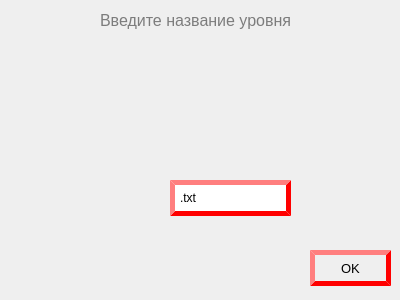
<?xml version="1.0" encoding="UTF-8"?>
<ui version="4.0">
 <class>Dialog</class>
 <widget class="QDialog" name="Dialog">
  <property name="geometry">
   <rect>
    <x>0</x>
    <y>0</y>
    <width>400</width>
    <height>300</height>
   </rect>
  </property>
  <property name="windowTitle">
   <string>Dialog</string>
  </property>
  <widget class="QLabel" name="label">
   <property name="geometry">
    <rect>
     <x>-70</x>
     <y>0</y>
     <width>581</width>
     <height>311</height>
    </rect>
   </property>
   <property name="text">
    <string/>
   </property>
   <property name="pixmap">
    <pixmap>fortext.png</pixmap>
   </property>
   <property name="scaledContents">
    <bool>true</bool>
   </property>
  </widget>
  <widget class="QLineEdit" name="lineEdit">
   <property name="geometry">
    <rect>
     <x>170</x>
     <y>180</y>
     <width>121</width>
     <height>41</height>
    </rect>
   </property>
   <property name="mouseTracking">
    <bool>true</bool>
   </property>
   <property name="toolTipDuration">
    <number>-1</number>
   </property>
   <property name="layoutDirection">
    <enum>Qt::LeftToRight</enum>
   </property>
   <property name="styleSheet">
    <string notr="true">border: 5px outset #ff0000;
	padding: 3px;
	margin-bottom: 5px;</string>
   </property>
   <property name="text">
    <string>.txt</string>
   </property>
   <property name="cursorPosition">
    <number>0</number>
   </property>
  </widget>
  <widget class="QPushButton" name="pushButton">
   <property name="geometry">
    <rect>
     <x>310</x>
     <y>250</y>
     <width>81</width>
     <height>41</height>
    </rect>
   </property>
   <property name="font">
    <font>
     <pointsize>10</pointsize>
    </font>
   </property>
   <property name="toolTip">
    <string>&lt;!DOCTYPE HTML PUBLIC &quot;-//W3C//DTD HTML 4.0//EN&quot; &quot;http://www.w3.org/TR/REC-html40/strict.dtd&quot;&gt;
&lt;html&gt;&lt;head&gt;&lt;meta name=&quot;qrichtext&quot; content=&quot;1&quot; /&gt;&lt;style type=&quot;text/css&quot;&gt;
p, li { white-space: pre-wrap; }
&lt;/style&gt;&lt;/head&gt;&lt;body style=&quot; font-family:'MS Shell Dlg 2'; font-size:8pt; font-weight:400; font-style:normal;&quot;&gt;
&lt;p style=&quot; margin-top:12px; margin-bottom:12px; margin-left:0px; margin-right:0px; -qt-block-indent:0; text-indent:0px;&quot;&gt;&lt;span style=&quot; color:#ff0004;&quot;&gt;OK&lt;/span&gt;&lt;/p&gt;&lt;/body&gt;&lt;/html&gt;</string>
   </property>
   <property name="whatsThis">
    <string>&lt;!DOCTYPE HTML PUBLIC &quot;-//W3C//DTD HTML 4.0//EN&quot; &quot;http://www.w3.org/TR/REC-html40/strict.dtd&quot;&gt;
&lt;html&gt;&lt;head&gt;&lt;meta name=&quot;qrichtext&quot; content=&quot;1&quot; /&gt;&lt;style type=&quot;text/css&quot;&gt;
p, li { white-space: pre-wrap; }
&lt;/style&gt;&lt;/head&gt;&lt;body style=&quot; font-family:'MS Shell Dlg 2'; font-size:8pt; font-weight:400; font-style:normal;&quot;&gt;
&lt;p style=&quot; margin-top:12px; margin-bottom:12px; margin-left:0px; margin-right:0px; -qt-block-indent:0; text-indent:0px;&quot;&gt;&lt;span style=&quot; color:#ff0004;&quot;&gt;OK&lt;/span&gt;&lt;/p&gt;&lt;/body&gt;&lt;/html&gt;</string>
   </property>
   <property name="styleSheet">
    <string notr="true">border: 5px outset #ff0000;
	padding: 3px;
	margin-bottom: 5px;</string>
   </property>
   <property name="text">
    <string>OK</string>
   </property>
  </widget>
  <widget class="QLabel" name="label_2">
   <property name="geometry">
    <rect>
     <x>100</x>
     <y>0</y>
     <width>191</width>
     <height>41</height>
    </rect>
   </property>
   <property name="text">
    <string>&lt;html&gt;&lt;head/&gt;&lt;body&gt;&lt;p&gt;&lt;span style=&quot; font-size:12pt; color:#7c7c7c;&quot;&gt;Введите название уровня&lt;/span&gt;&lt;/p&gt;&lt;/body&gt;&lt;/html&gt;</string>
   </property>
  </widget>
 </widget>
 <resources/>
 <connections/>
</ui>
